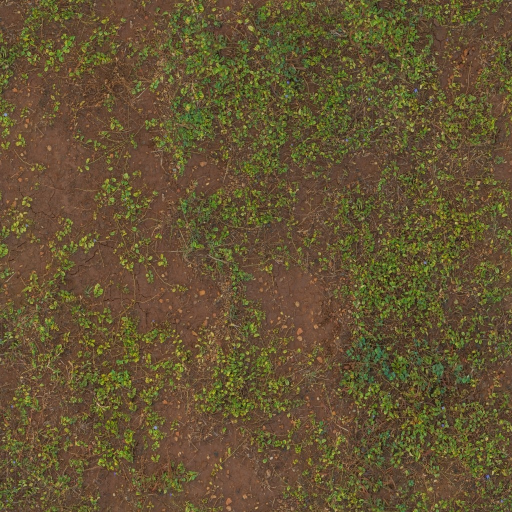
#> input picture art/forest/ground_brown_mud_leaves_01.jpg, 1024 x 1024 px, given in place of fir_twig_alpha.png, which was not available (shown at 1/2 size)
$ python forest_textures.py ../forest/ground_brown_mud_leaves_01.jpg
#> lines starting #> are read from the running program, lines starting #| are printed output that depends on the picture; after the words box and inside, x2 and y2 are one past the last pixel; in counts of white or black regions, pixels touching at a corner belong together; pictures that were not available may be replaced by others from this repository, and a replacement may not be noted
"""Forest textures for the clearing, from Poly Haven downloads (CC0, see CREDITS.md).

    python art/scripts/forest_textures.py <polyhaven download dir>

The download dir holds `fir_twig_alpha.png`, `fir_twig_diff.png`, `fir_bark_diff.png` (fir_tree_01, 2k) and the
ground sets `<name>_Diffuse.jpg` / `<name>_nor_gl.jpg` (1k). Writes art/forest/:
- `twig.png`: the four largest fir sprigs from the twig atlas, packed 2x2 into 1024 px, stem at the bottom of each cell,
  colour bled into the transparent parts so mipmaps do not fringe.
- `bark.jpg`: 512 px bark.
- `ground_<name>.jpg`, `ground_<name>_n.jpg`: 1k ground colour and normal maps.
"""
import shutil
import sys
from pathlib import Path

import numpy as np
from PIL import Image
from scipy import ndimage

SRC = Path(sys.argv[1])
OUT = Path(__file__).resolve().parents[1] / "forest"
OUT.mkdir(exist_ok=True)
GROUNDS = ["forrest_ground_01", "forest_ground_04", "brown_mud_leaves_01", "forest_leaves_02"]

alpha = np.asarray(Image.open(SRC / "fir_twig_alpha.png").convert("L"), np.float32) / 255
diff = np.asarray(Image.open(SRC / "fir_twig_diff.png").convert("RGB"), np.float32) / 255
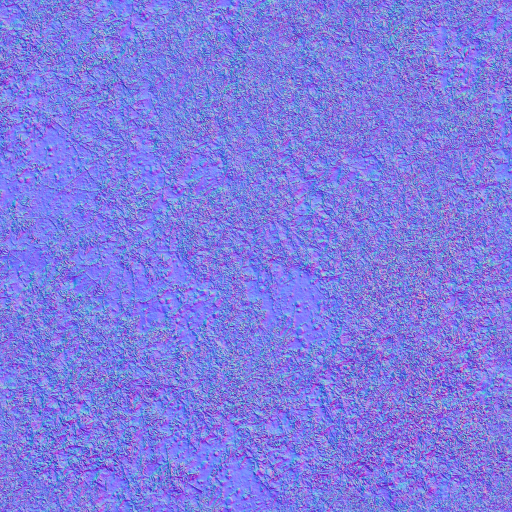
#> input picture art/forest/ground_brown_mud_leaves_01_n.jpg, 1024 x 1024 px, given in place of fir_twig_diff.png, which was not available (shown at 1/2 size)
H, W = alpha.shape
#> H = 1024; W = 1024
# the atlas has bark strips down the left and along the bottom; the sprigs sit in the rest
mask = alpha > 0.5
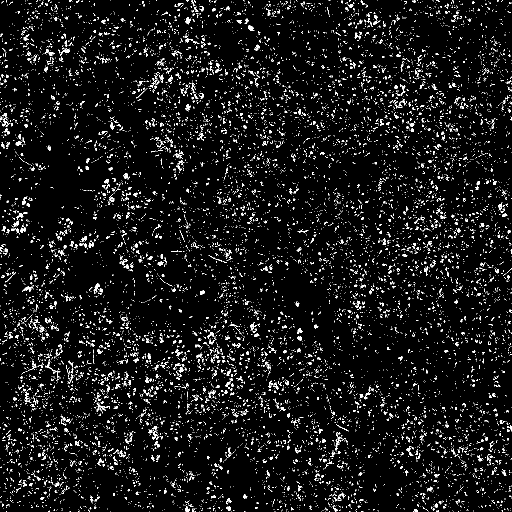
#> mask: shape (1024, 1024) bool (shown at 1/2 size); 5.8% white in thin lines or dots
mask[:, : int(W * 0.15)] = False
mask[int(H * 0.76):, :] = False
#> mask: shape (1024, 1024) bool; 3.6% white in thin lines or dots, all inside (x1, y1, x2, y2) = (153, 0, 1024, 778)
lab, n = ndimage.label(ndimage.binary_dilation(mask, iterations=6))
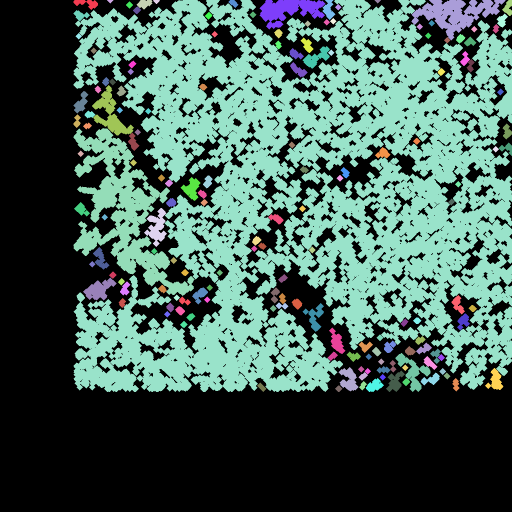
#> lab: shape (1024, 1024) int32 (shown at 1/2 size); 159 distinct labels, from 0 to 158; one colour per label, 0 black
#> n = 158
sizes = ndimage.sum(mask, lab, range(1, n + 1))
#> sizes = 158 values, max 32295 at index 4, min 1 at index 1, mean 242.2
best = np.argsort(sizes)[::-1][:4] + 1
#> best = [5, 59, 10, 7]
cell = 512
atlas = np.zeros((1024, 1024, 4), np.float32)
for k, lbl in enumerate(sorted(best, key=lambda b: -sizes[b - 1])):
    ys, xs = np.nonzero(lab == lbl)
    y0, y1, x0, x1 = ys.min(), ys.max() + 1, xs.min(), xs.max() + 1
    side = max(y1 - y0, x1 - x0)
    cx = (x0 + x1) // 2
    # square crop, stem (the bottom of the sprig) on the bottom edge
    sx0 = max(0, cx - side // 2)
    sy0 = max(0, y1 - side)
    a = alpha[sy0:sy0 + side, sx0:sx0 + side] * (lab[sy0:sy0 + side, sx0:sx0 + side] == lbl)
    c = diff[sy0:sy0 + side, sx0:sx0 + side]
    rgba = np.dstack([c, a])
    img = Image.fromarray((rgba * 255).astype(np.uint8), "RGBA").resize((cell, cell), Image.LANCZOS)
    r, q = divmod(k, 2)
    atlas[r * cell:(r + 1) * cell, q * cell:(q + 1) * cell] = np.asarray(img, np.float32) / 255
    print("sprig", k, "from", (x0, y0, x1, y1), "pixels", int(sizes[lbl - 1]))
#> this loop made 4 passes
#> (lbl, y0, y1, x0, x1, side, cx, sx0) on passes 1 to 4: (5, 0, 784, 147, 1024, 877, 585, 147), (59, 256, 592, 147, 389, 336, 268, 100), (10, 0, 81, 823, 1011, 188, 917, 823), (7, 0, 59, 519, 651, 132, 585, 519)
#| sprig 0 from (147, 0, 1024, 784) pixels 32295
#| sprig 1 from (147, 256, 389, 592) pixels 2838
#| sprig 2 from (823, 0, 1011, 81) pixels 476
#| sprig 3 from (519, 0, 651, 59) pixels 306
#> pass 1, `rgba = np.dstack([c, a])`:
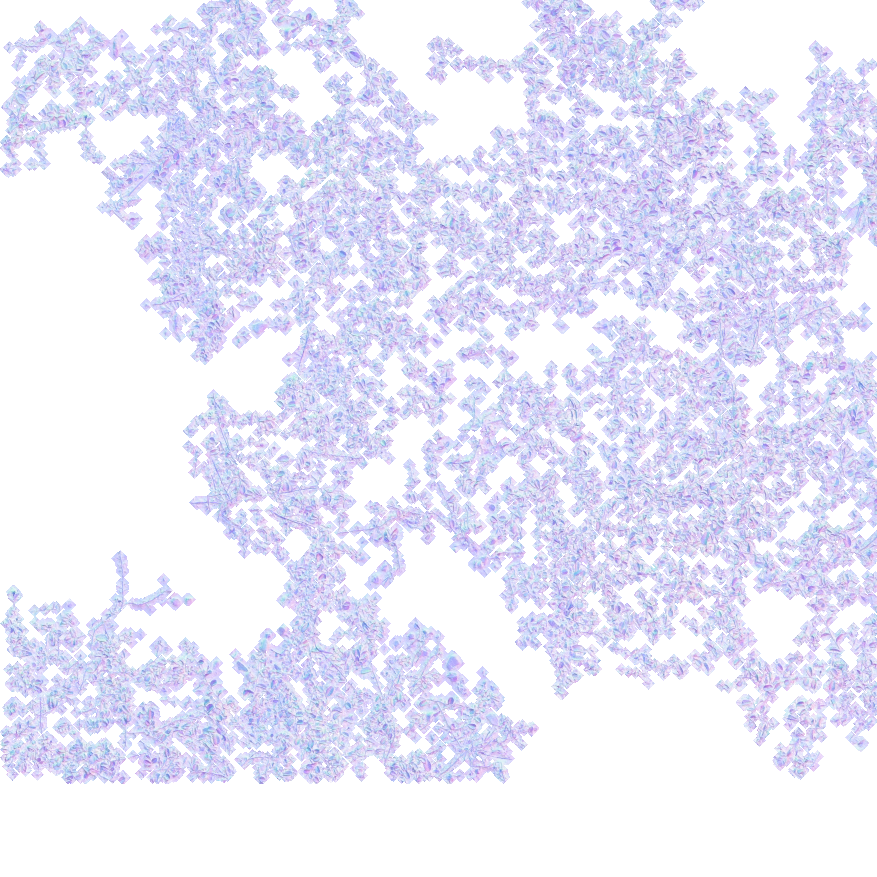
#> rgba: shape (877, 877, 4) float32; mean R, G, B, A 0.501, 0.489, 0.885, 0.174; transparent parts drawn white
#> after the loop:
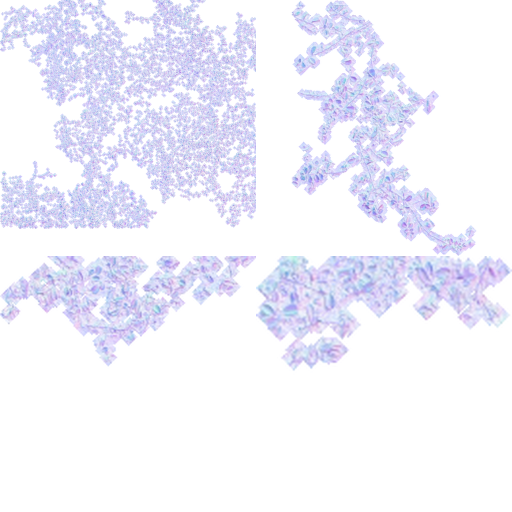
#> atlas: shape (1024, 1024, 4) float32 (shown at 1/2 size); mean R, G, B, A 0.166, 0.163, 0.294, 0.102; transparent parts drawn white
# bleed colour outward from the needles so linear filtering and mipmaps never pull in black
rgb, a = atlas[..., :3], atlas[..., 3]
have = a > 0.3
#> have: shape (1024, 1024) bool; 18.5% white; 1040 white regions (875 under 20 px), largest, box (x1, y1, x2, y2) and area: (0, 0, 314, 458) 36903, (204, 0, 512, 408) 30602, (584, 64, 938, 510) 30428
idx = ndimage.distance_transform_edt(~have, return_distances=False, return_indices=True)
rgb = rgb[idx[0], idx[1]]
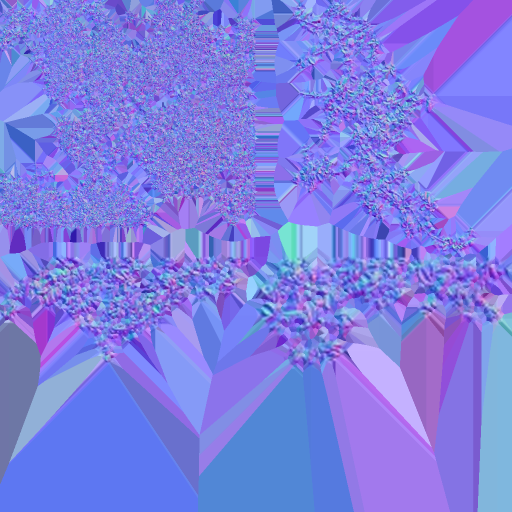
#> rgb: shape (1024, 1024, 3) float32 (shown at 1/2 size); mean R, G, B 0.492, 0.494, 0.889
Image.fromarray((np.dstack([rgb, a]) * 255).astype(np.uint8), "RGBA").save(OUT / "twig.png")

Image.open(SRC / "fir_bark_diff.png").convert("RGB").resize((512, 512), Image.LANCZOS).save(OUT / "bark.jpg", quality=90)
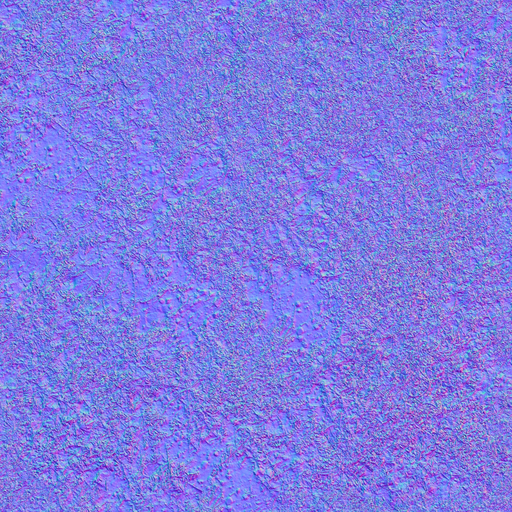
#> saved as bark.jpg: PIL image 512x512 RGB; mean R, G, B 127.4, 124.2, 226.7
for g in GROUNDS:
#> (the run stopped early here; a loop or call above may not have finished)
